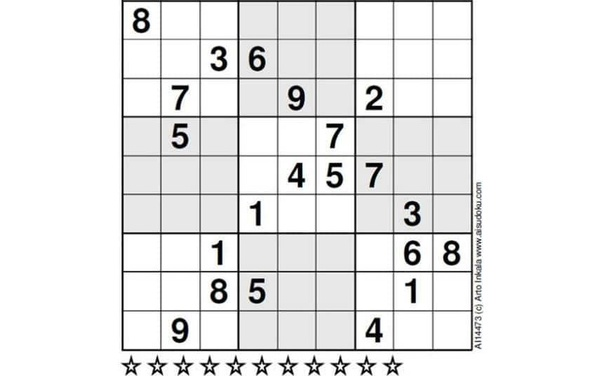
#> input picture img/4.jpg, 602 x 376 px
$ python ex.py
#> lines starting #> are read from the running program, lines starting #| are printed output that depends on the picture; after the words box and inside, x2 and y2 are one past the last pixel; in counts of white or black regions, pixels touching at a corner belong together
import cv2
import numpy as np
import math

## This program loads an image containing a sudoku puzzle
## and applies pre-processing and hough transforms
## to detect the contours (borders) of the puzzle.
## It then draws a green line around the puzzle.
def extract(image_path):

#> called with image_path = './img/4.jpg'
    CONST_IMAGE_PATH = image_path
    CONST_COEFF = 0.02
    originalImage = cv2.imread(CONST_IMAGE_PATH)
#> originalImage is the input picture: shape (376, 602, 3); mean B, G, R 233.2, 233.3, 233.3

    # PREPROCESSING IMAGE
    img = cv2.imread(CONST_IMAGE_PATH,0)
#> img: shape (376, 602); min 0, max 255, mean 233.3
    img = cv2.medianBlur(img,3)
    img = cv2.adaptiveThreshold(img , 255, cv2.ADAPTIVE_THRESH_GAUSSIAN_C, cv2.THRESH_BINARY,11,2)
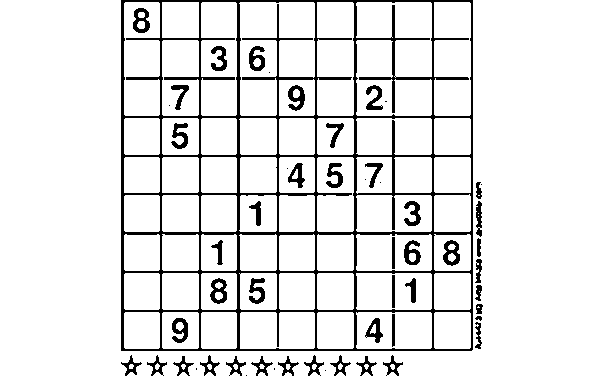
#> img: shape (376, 602); 90.2% white; 55 black regions (11 under 20 px), largest, box (x1, y1, x2, y2) and area: (121, 0, 473, 351) 15391, (288, 85, 305, 111) 252, (443, 240, 460, 266) 251
    img = cv2.bitwise_not(img,img)

    kernel = np.empty((3,3),'uint8')
    kernel[0][0] = 0
    kernel[0][1] = 1
    kernel[0][2] = 0
    kernel[1][0] = 1
    kernel[1][1] = 0
    kernel[1][2] = 1
    kernel[2][0] = 0
    kernel[2][1] = 1
    kernel[2][2] = 0
    dilated = cv2.dilate(img,kernel)
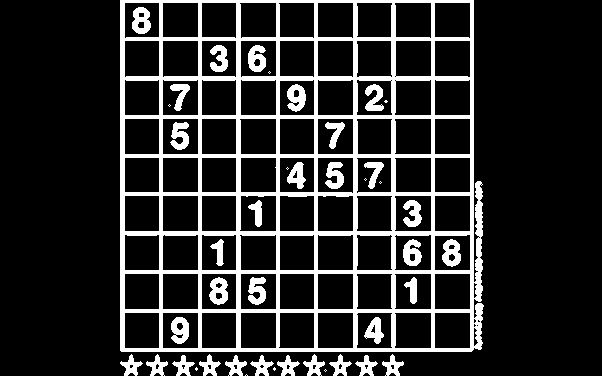
#> dilated: shape (376, 602); 16.8% white; 43 white regions (10 under 20 px)

    (contours, _) = cv2.findContours(img.copy(), cv2.RETR_TREE, cv2.CHAIN_APPROX_SIMPLE)
#> contours = 148 contours, 25 with area under 20; largest, box (x1, y1, x2, y2) and area: (121, 0, 473, 351) 122850, (238, 1, 316, 117) 7024, (316, 1, 355, 117) 4255, (433, 1, 472, 117) 4252, (355, 1, 433, 78) 4182
    contours = sorted(contours, key = cv2.contourArea , reverse = True)
    screenCnt = None

    # FIND BIGGEST RECTANGLE CONTOUR
    maxPerimeter=300
    count=0
    for contour in contours:
        perimeter = cv2.arcLength(contour,True)
        approx = cv2.approxPolyDP(contour, CONST_COEFF*perimeter , True)
        if len(approx) == 4:
            if perimeter > maxPerimeter:
                maxPerimeter = perimeter
                screenCnt = approx
        exit
#> this loop made 148 passes
#> (perimeter, maxPerimeter, screenCnt) on pass 1: (1401.4, 1401.4, [[121, 0], [121, 350], [472, 349], [472, 0]])
#> (perimeter, approx) on passes 9, 10, 14, 17, 18, 19: (229.2, [[355, 312], [430, 311], [432, 347], [357, 349]]), (228.4, [[355, 273], [430, 272], [432, 308], [357, 310]]), (231.5, [[355, 235], [430, 233], [432, 269], [357, 271]]), (149.3, [[469, 193], [471, 230], [434, 232], [433, 196]]), (148.7, [[240, 117], [277, 119], [275, 155], [239, 153]]), (147.9, [[163, 194], [199, 196], [198, 232], [161, 230]])
#> after the loop, maxPerimeter = 1401.4

    cv2.drawContours(originalImage, [screenCnt], -1, (0,255,0), 3)
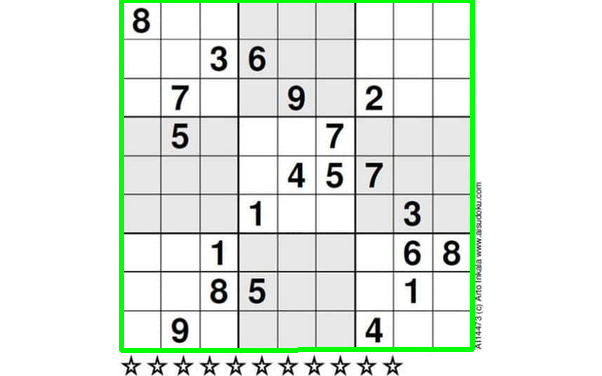
#> originalImage: shape (376, 602, 3); 2.78% of pixels changed, all inside (x1, y1, x2, y2) = (119, 0, 475, 353)
    corners = np.float32(screenCnt)
#> corners = [[121, 0], [121, 350], [472, 349], [472, 0]]


    # GET EXTREME VALUES OF REGION OF INTEREST (ROI)
    minX = maxX = screenCnt[0][0][0]
#> minX = 121; maxX = 121
    minY = maxY = screenCnt[0][0][1]
#> minY = 0; maxY = 0
    for j in range(0, 4):
        if screenCnt[j][0][0] > maxX:
            maxX = screenCnt[j][0][0]
        if screenCnt[j][0][0] < minX:
            minX = screenCnt[j][0][0]
        if screenCnt[j][0][1] > maxY:
            maxY = screenCnt[j][0][1]
        if screenCnt[j][0][1] > maxY:
            minY = screenCnt[j][0][1]
#> this loop made 4 passes
#> maxY on pass 2: 350
#> maxX on pass 3: 472
#> after the loop, maxX = 472; maxY = 350; minX = 121


    # CROP REGION OF INTEREST
    x_range = maxX - minX
#> x_range = 351
    y_range = maxY - minY
#> y_range = 350

    roi_img = img.copy()
    roi_img = roi_img[0:y_range, 0:x_range] = img[minY:maxY, minX:maxX]
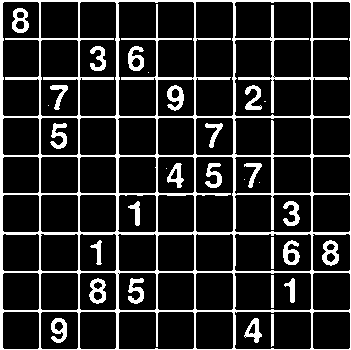
#> roi_img: shape (350, 351); 15.8% white; 31 white regions (6 under 20 px), largest, box (x1, y1, x2, y2) and area: (0, 0, 351, 350) 14690, (167, 85, 184, 111) 252, (322, 240, 339, 266) 251

    result = corners.copy()
#> result = [[121, 0], [121, 350], [472, 349], [472, 0]]
    result[:,:,0]-=minX
    result[:,:,1]-=minY
    result = np.squeeze(result)
#> result = [[0, 0], [0, 350], [351, 349], [351, 0]]

    # PERSPECTIVE WARP
    y,x = roi_img.shape
#> y = 350; x = 351
    dst_points = np.float32([[0, 0], [0, y], [x,y], [x,0]])
#> dst_points = [[0, 0], [0, 350], [351, 350], [351, 0]]
    warp = cv2.getPerspectiveTransform(result, dst_points)
#> warp = [[0.997, 0, 0], [3.16e-19, 1, 0], [-8.14e-06, 0, 1]]
    warp_img = cv2.warpPerspective(roi_img,warp,(x,y))
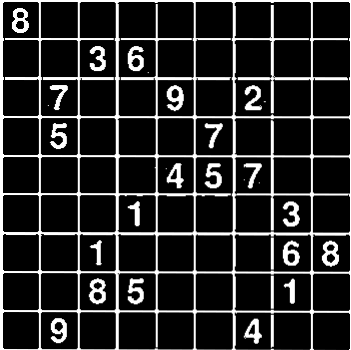
#> warp_img: shape (350, 351); min 0, max 255, mean 39.9
    warp_img = cv2.resize(warp_img, (x,x), interpolation=cv2.INTER_AREA)
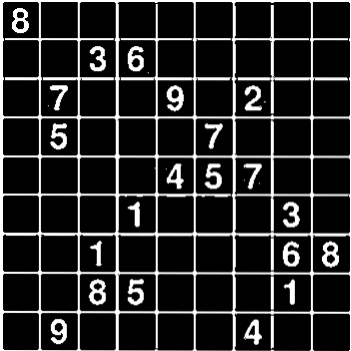
#> warp_img: shape (351, 351); min 0, max 255, mean 39.9


    cv2.imshow('Region',warp_img)


    # CELL SEGMENTATION
    for i in range(9):
        x_aoi = math.ceil(i*(x/9))# + 0.5*(x/9)
        for j in range(9):
            y_aoi = math.ceil(j*(y/9))# + 0.5*(y/9)
            #print(int(y_aoi), int(x_aoi))
            cell = warp_img[y_aoi:y_aoi+math.ceil(y/9), x_aoi:x_aoi+math.ceil(x/9)]
            cell = cv2.resize(cell, (28,28),interpolation=cv2.INTER_AREA)
            print(cell.shape)   #PRINT FOR CELL SIZE
            if (j == 2):       #ONLY PRINT CELLS FROM CERTAIN ROW or COL
                cv2.imshow('cell'+str(i), cell)    # display cell
#> this loop made 9 passes
#> pass 2, in extract, `cv2.imshow('cell'+str(i), cell)`:
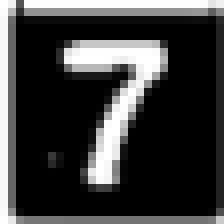
#> window 'cell1': shape (28, 28) (shown 8 times larger); min 0, max 255, mean 60.6

    cv2.waitKey(0)
#'''

## Inspired by this github repo (link below)
## https://github.com/tusharsircar95/SudokuVisionSolver

extract("./img/4.jpg")

$ run again, with img/10.jpg copied over img/4.jpg
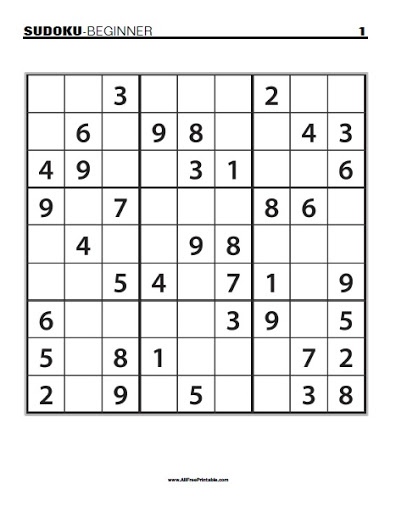
#> input picture img/10.jpg, 396 x 512 px
#> in extract, originalImage is the input picture: shape (512, 396, 3); mean B, G, R 235.3, 235.3, 235.4
#> in extract, `dilated = cv2.dilate(img,kernel)`:
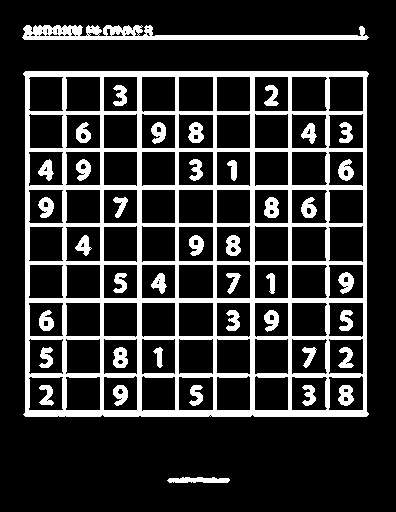
#> dilated: shape (512, 396); 19.6% white; 41 white regions
#> contours = 172 contours, 32 with area under 20; largest, box (x1, y1, x2, y2) and area: (24, 72, 368, 416) 115616, (290, 301, 365, 412) 8116, (290, 188, 365, 300) 8034, (27, 301, 102, 412) 7958, (290, 75, 365, 150) 5458
#> the loop in extract, `for contour in contours:` made 172 passes
#> (perimeter, maxPerimeter, screenCnt) on pass 1: (1663.2, 1663.2, [[25, 72], [24, 414], [366, 415], [367, 73]])
#> after the loop in extract, `for contour in contours:`: maxPerimeter = 1663.2
#> originalImage: shape (512, 396, 3); 3.37% of pixels changed, all inside (x1, y1, x2, y2) = (22, 70, 370, 418)
#> corners = [[25, 72], [24, 414], [366, 415], [367, 73]]
#> in extract, `minX = maxX = screenCnt[0][0][0]`: minX = 25
#> in extract, `minY = maxY = screenCnt[0][0][1]`: minY = 72
#> the loop in extract, `for j in range(0, 4):` made 4 passes
#> after the loop in extract, `for j in range(0, 4):`: maxX = 367; maxY = 415; minX = 24
#> x_range = 343
#> roi_img: shape (343, 343); 17.8% white; 79 white regions (4 under 20 px), largest, box (x1, y1, x2, y2) and area: (0, 0, 343, 343) 13438, (241, 126, 254, 145) 153, (90, 276, 103, 295) 149
#> in extract, `result = corners.copy()`: result = [[25, 72], [24, 414], [366, 415], [367, 73]]
#> in extract, `result = np.squeeze(result)`: result = [[1, 0], [0, 342], [342, 343], [343, 1]]
#> warp = [[1, 0.00293, -1], [-0.00293, 1, 0.00293], [2.09e-19, 6.1e-22, 1]]
#> the loop in extract, `for i in range(9):` made 9 passes
#> pass 2, in extract, `cv2.imshow('cell'+str(i), cell)`:
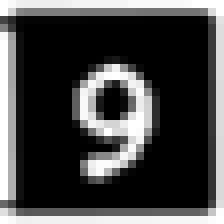
#> window 'cell1': shape (28, 28) (shown 8 times larger); min 0, max 255, mean 69.9

$ run again, with img/3.jpg copied over img/4.jpg
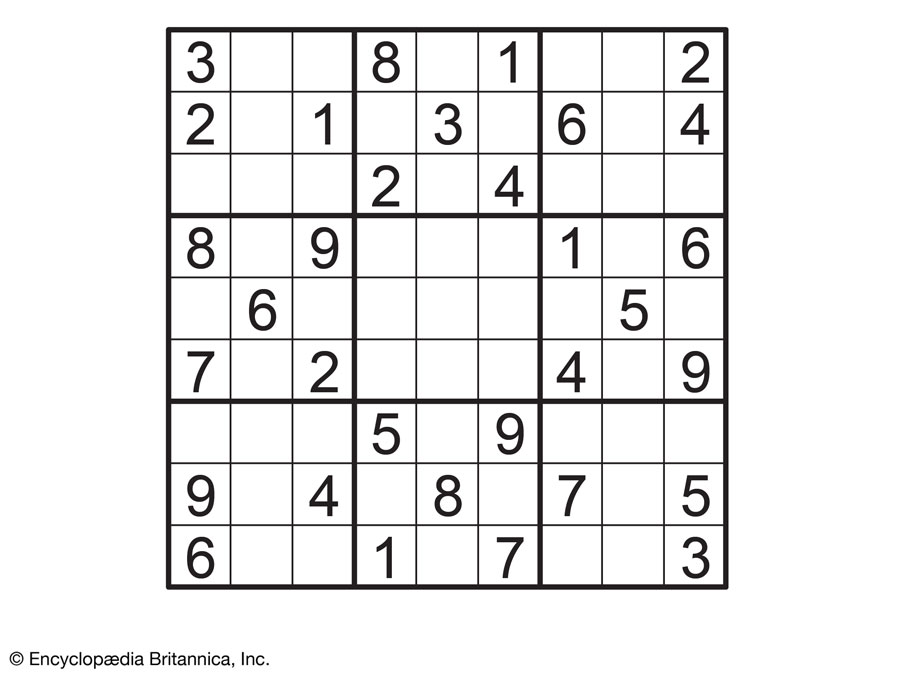
#> input picture img/3.jpg, 900 x 675 px
#> in extract, originalImage is the input picture: shape (675, 900, 3); mean B, G, R 235.9, 235.8, 236
#> in extract, `dilated = cv2.dilate(img,kernel)`:
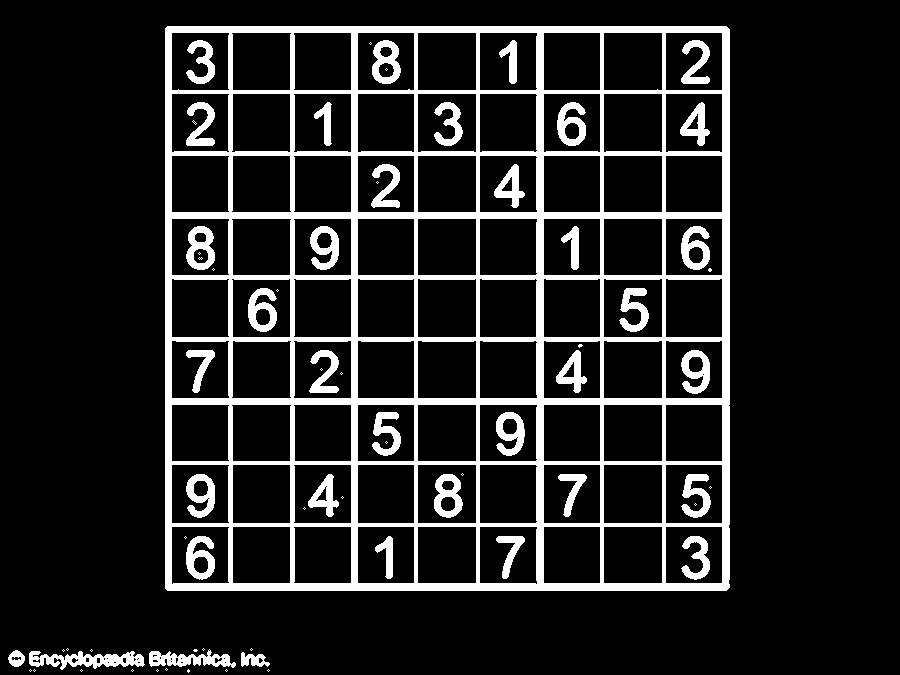
#> dilated: shape (675, 900); 13.6% white; 71 white regions (34 under 20 px)
#> contours = 201 contours, 53 with area under 20; largest, box (x1, y1, x2, y2) and area: (166, 27, 729, 590) 315831, (170, 154, 353, 214) 10502, (170, 403, 353, 463) 10501, (602, 463, 664, 525) 3713, (416, 463, 478, 525) 3713
#> the loop in extract, `for contour in contours:` made 201 passes
#> (perimeter, maxPerimeter, screenCnt) on pass 1: (2247, 2247, [[167, 27], [166, 588], [726, 589], [728, 29]])
#> after the loop in extract, `for contour in contours:`: maxPerimeter = 2247
#> originalImage: shape (675, 900, 3); 1.84% of pixels changed, all inside (x1, y1, x2, y2) = (164, 25, 731, 592)
#> corners = [[167, 27], [166, 588], [726, 589], [728, 29]]
#> in extract, `minX = maxX = screenCnt[0][0][0]`: minX = 167
#> in extract, `minY = maxY = screenCnt[0][0][1]`: minY = 27
#> the loop in extract, `for j in range(0, 4):` made 4 passes
#> after the loop in extract, `for j in range(0, 4):`: maxX = 728; maxY = 589; minX = 166
#> x_range = 562
#> roi_img: shape (562, 562); 16.6% white; 54 white regions (21 under 20 px), largest, box (x1, y1, x2, y2) and area: (0, 0, 562, 562) 38074, (21, 200, 48, 242) 557, (269, 448, 296, 490) 552
#> in extract, `result = corners.copy()`: result = [[167, 27], [166, 588], [726, 589], [728, 29]]
#> in extract, `result = np.squeeze(result)`: result = [[1, 0], [0, 561], [560, 562], [562, 2]]
#> warp = [[1, 0.00178, -1], [-0.00356, 1, 0.00356], [-3.16e-06, -3.19e-06, 1]]
#> the loop in extract, `for i in range(9):` made 9 passes
#> pass 2, in extract, `cv2.imshow('cell'+str(i), cell)`:
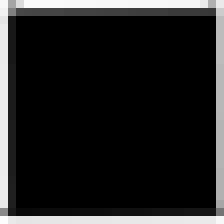
#> window 'cell1': shape (28, 28) (shown 8 times larger); min 0, max 253, mean 34.1

$ run again, with img/5.jpg copied over img/4.jpg
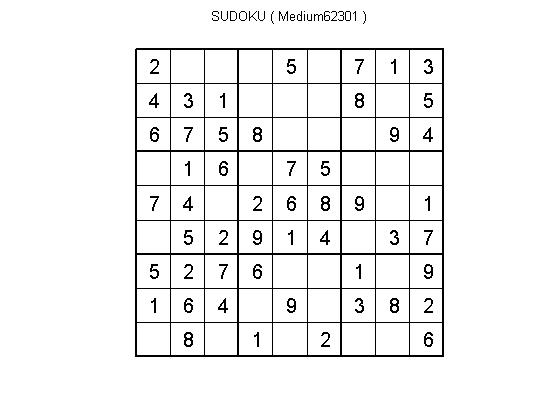
#> input picture img/5.jpg, 560 x 420 px
#> in extract, originalImage is the input picture: shape (420, 560, 3); min 0, max 255, mean 241.8
#> dilated: shape (420, 560); 10.8% white; 303 white regions (108 under 20 px)
#> contours = 460 contours, 368 with area under 20; largest, box (x1, y1, x2, y2) and area: (135, 48, 444, 357) 94862, (238, 151, 341, 254) 10372, (238, 254, 341, 356) 10270, (341, 151, 443, 254) 10270, (136, 151, 238, 254) 10270
#> the loop in extract, `for contour in contours:` made 460 passes
#> (perimeter, maxPerimeter, screenCnt) on pass 1: (1229.7, 1229.7, [[136, 48], [135, 355], [442, 356], [443, 49]])
#> after the loop in extract, `for contour in contours:`: maxPerimeter = 1229.7
#> originalImage: shape (420, 560, 3); 2.61% of pixels changed, all inside (x1, y1, x2, y2) = (133, 46, 446, 359)
#> corners = [[136, 48], [135, 355], [442, 356], [443, 49]]
#> in extract, `minX = maxX = screenCnt[0][0][0]`: minX = 136
#> in extract, `minY = maxY = screenCnt[0][0][1]`: minY = 48
#> the loop in extract, `for j in range(0, 4):` made 4 passes
#> after the loop in extract, `for j in range(0, 4):`: maxX = 443; maxY = 356; minX = 135
#> x_range = 308
#> roi_img: shape (308, 308); 11.7% white in thin lines or dots
#> in extract, `result = corners.copy()`: result = [[136, 48], [135, 355], [442, 356], [443, 49]]
#> in extract, `result = np.squeeze(result)`: result = [[1, 0], [0, 307], [307, 308], [308, 1]]
#> warp = [[1, 0.00327, -1], [-0.00327, 1, 0.00327], [8.65e-20, -8.92e-22, 1]]
#> the loop in extract, `for i in range(9):` made 9 passes
#> pass 2, in extract, `cv2.imshow('cell'+str(i), cell)`:
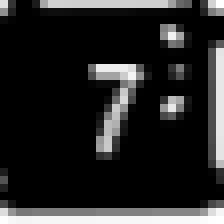
#> window 'cell1': shape (28, 28) (shown 8 times larger); min 0, max 255, mean 38.3
